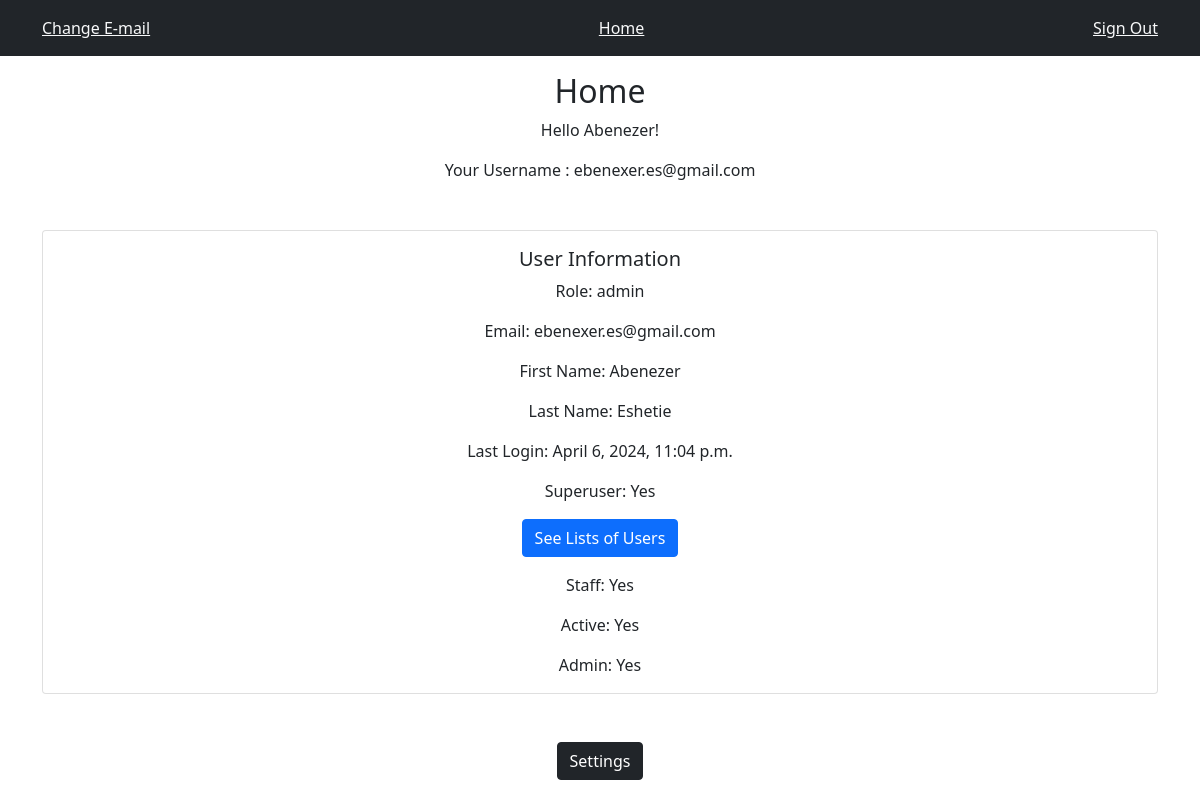
The app's page /home/ (signed in), older data.
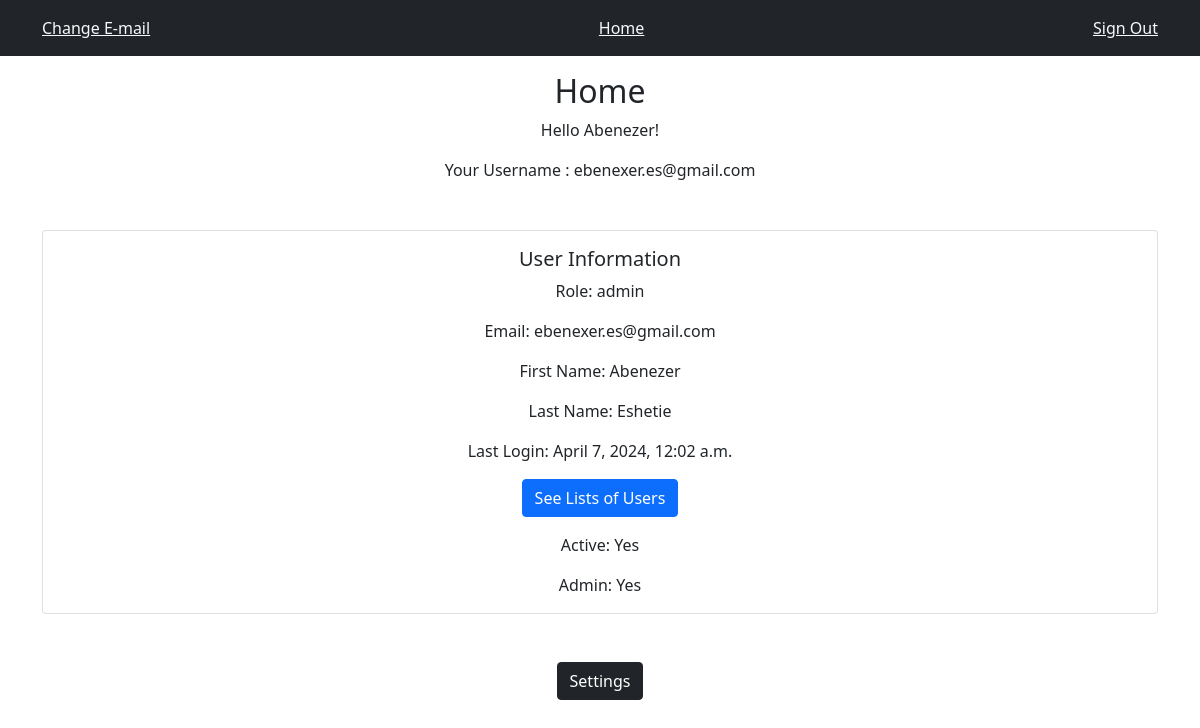
The same page, newer data.
### authuser/models.py (models this page shows, shortened)
class User(AbstractBaseUser, PermissionsMixin):
    email = models.EmailField(unique=True)
    first_name = models.CharField(max_length=255, blank=True, null=True)
    last_name = models.CharField(max_length=255, blank=True, null=True)
    username = models.CharField(max_length=255, unique=True, blank=True, null=True)
    role = models.CharField(max_length=25, choices=CustomUserManager.Roles.choices, default=CustomUserManager.Roles.FOOTBALL_PLAYER)
    is_staff = models.BooleanField(default=False)
    is_superuser = models.BooleanField(default=False)
    is_active = models.BooleanField(default=True)
    created_at = models.DateTimeField(auto_now_add=True)
    objects = CustomUserManager()
    USERNAME_FIELD = 'email'
    EMAIL_FIELD = 'email'
    REQUIRED_FIELDS = []
    class Meta:
        verbose_name = 'User'
        verbose_name_plural = 'Users'
    def __str__(self):
        return self.email

### templates/dashboard/home.html (shortened to what this page needs)
{% extends 'account/base.html' %}
{% block content %}
<div class="text-center">
    <h2>Home</h2>
    <p>Hello {{ user.first_name }}!</p>
    <p>Your Username : {{ user }}</p>
    <div class="container">
        {% if user.is_authenticated %}
        <div class="card mt-5">
            <div class="card-body">
                <h5 class="card-title">User Information</h5>
                <p class="card-text">Role: {{ user.role }}</p>
                <p class="card-text">Email: {{ user.email }}</p>
                {% if user.first_name %}
                <p class="card-text">First Name: {{ user.first_name }}</p>
                {% endif %}
                {% if user.last_name %}
                <p class="card-text">Last Name: {{ user.last_name }}</p>
                {% endif %}
                {% if user.last_login %}
                <p class="card-text">Last Login: {{ user.last_login }}</p>
                {% endif %}
                {% if user.is_superuser %}
                <p class="card-text">Superuser: Yes</p>
                {% endif %}
                {% if user.role == 'admin' %}
                <a class="btn btn-primary mb-3" href="/auth/users">See Lists of Users</a>
                {% endif %}
                {% if user.is_staff %}
                <p class="card-text">Staff: Yes</p>
                {% endif %}
                {% if user.is_active %}
                <p class="card-text">Active: Yes</p>
                {% endif %}
                {% if user.role == 'admin' %}
                <p class="card-text">Admin: Yes</p>
                {% else %}
                <p class="card-text">Admin: No</p>
                {% endif %}
            </div>
        </div>
        {% endif %}
    </div>
    <a class="btn btn-dark mt-5" href="{% url 'socialaccount_connections' %}">Settings</a>
</div>
{% endblock %}

Row changes from the older to the newer data that the page shows:
changed User "Abenezer": last_login "April 6, 2024, 11:04 p.m." → "April 7, 2024, 12:02 a.m."; is_superuser True → False (drawn); is_staff True → False (drawn)
Text that changed along with them:
text no longer shown: "Superuser: Yes Staff: Yes"
